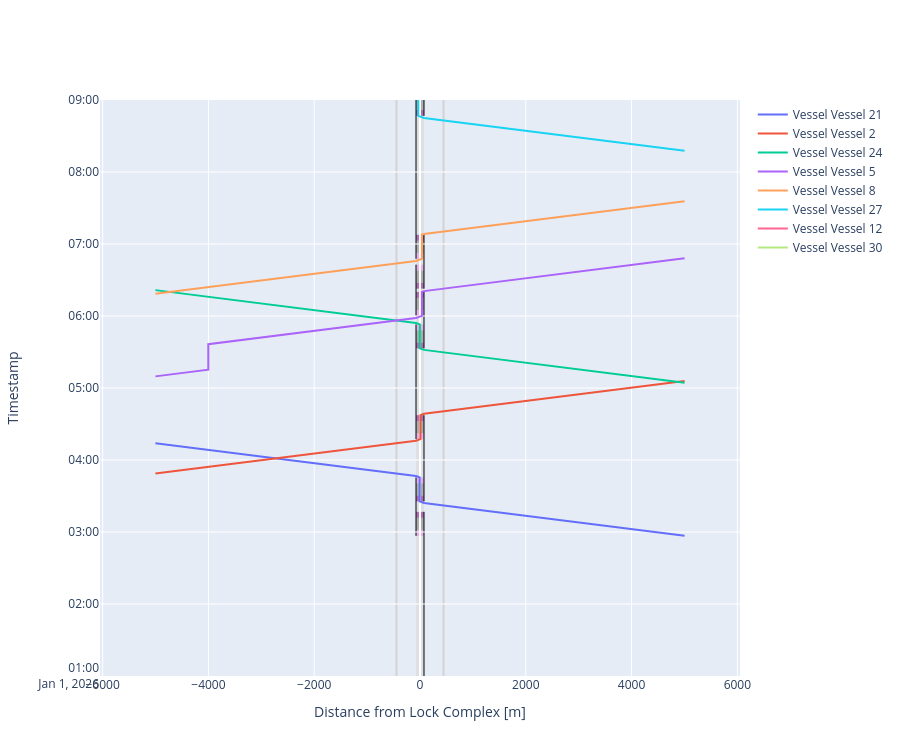

Here is the notebook cell this chart was saved with:
### Code cell
# We can plot the time-distance diagram
fig = lock_chamber_II.plot(xlimmin = -6050, 
                           xlimmax = 6050,
                           ylimmin = pd.Timestamp('2026-01-01 01:00:00'),
                           ylimmax = pd.Timestamp('2026-01-01 09:00:00'),
                           method='Plotly')

fig.update_layout(height=cm_to_pixels(20))

### Figure 1 — Plotly figure (JSON) as saved in the notebook; plotly's stock layout.template omitted (floating-point values rounded to 4 significant figures)
{"data": [{"hovertemplate": "Vessel: Vessel 21<br>Distance: %{x:.2f}<br>Time: %{y|%Y-%m-%d %H:%M:%S}<extra></extra>", "line": {"color": "#636EFA", "width": 2}, "mode": "lines", "name": "Vessel Vessel 21", "type": "scatter", "x": [5002.0, 4002.0, 75.0, 75.0, -5.397, -5.397, -5.397, -5.397, -5.397, -5.397, -5.397, -5.397, -75.0, -75.0, -445.0, -5002.0], "xaxis": "x", "y": ["2026-01-01T02:56:48.572846", "2026-01-01T03:02:21.906179", "2026-01-01T03:24:11.070772", "2026-01-01T03:24:11.070772", "2026-01-01T03:25:29.210847", "2026-01-01T03:25:29.210847", "2026-01-01T03:30:29.210847", "2026-01-01T03:30:29.210847", "2026-01-01T03:40:29.210847", "2026-01-01T03:40:29.210847", "2026-01-01T03:45:29.210847", "2026-01-01T03:45:29.210847", "2026-01-01T03:46:36.859109", "2026-01-01T03:46:36.859109", "2026-01-01T03:48:40.192443", "2026-01-01T04:13:59.357036"], "yaxis": "y"}, {"hovertemplate": "Vessel: Vessel 2<br>Distance: %{x:.2f}<br>Time: %{y|%Y-%m-%d %H:%M:%S}<extra></extra>", "line": {"color": "#EF553B", "width": 2}, "mode": "lines", "name": "Vessel Vessel 2", "type": "scatter", "x": [-5002.0, -4002.0, -75.0, -75.0, 6.728, 6.728, 6.728, 6.728, 6.728, 6.728, 6.728, 6.728, 75.0, 75.0, 445.0, 5002.0], "xaxis": "x", "y": ["2026-01-01T03:48:39.775284", "2026-01-01T03:54:13.108617", "2026-01-01T04:16:02.273211", "2026-01-01T04:16:02.273211", "2026-01-01T04:17:21.706163", "2026-01-01T04:17:21.706163", "2026-01-01T04:22:21.706163", "2026-01-01T04:22:21.706163", "2026-01-01T04:32:21.706163", "2026-01-01T04:32:21.706163", "2026-01-01T04:37:21.706163", "2026-01-01T04:37:21.706163", "2026-01-01T04:38:28.061548", "2026-01-01T04:38:28.061548", "2026-01-01T04:40:31.394881", "2026-01-01T05:05:50.559475"], "yaxis": "y"}, {"hovertemplate": "Vessel: Vessel 24<br>Distance: %{x:.2f}<br>Time: %{y|%Y-%m-%d %H:%M:%S}<extra></extra>", "line": {"color": "#00CC96", "width": 2}, "mode": "lines", "name": "Vessel Vessel 24", "type": "scatter", "x": [5002.0, 4002.0, 75.0, 75.0, -2.159, -2.159, -2.159, -2.159, -2.159, -2.159, -2.159, -2.159, -75.0, -75.0, -445.0, -5002.0], "xaxis": "x", "y": ["2026-01-01T05:04:22.847493", "2026-01-01T05:09:56.180826", "2026-01-01T05:31:45.345419", "2026-01-01T05:31:45.345419", "2026-01-01T05:33:00.337698", "2026-01-01T05:33:00.337698", "2026-01-01T05:38:00.337698", "2026-01-01T05:38:00.337698", "2026-01-01T05:48:00.337698", "2026-01-01T05:48:00.337698", "2026-01-01T05:53:00.337698", "2026-01-01T05:53:00.337698", "2026-01-01T05:54:11.133757", "2026-01-01T05:54:11.133757", "2026-01-01T05:56:14.467090", "2026-01-01T06:21:33.631684"], "yaxis": "y"}, {"hovertemplate": "Vessel: Vessel 5<br>Distance: %{x:.2f}<br>Time: %{y|%Y-%m-%d %H:%M:%S}<extra></extra>", "line": {"color": "#AB63FA", "width": 2}, "mode": "lines", "name": "Vessel Vessel 5", "type": "scatter", "x": [-5002.0, -4002.0, -4002.0, -4002.0, -75.0, -75.0, 35.53, 35.53, 35.53, 35.53, 35.53, 35.53, 35.53, 35.53, 75.0, 75.0, 445.0, 5002.0], "xaxis": "x", "y": ["2026-01-01T05:09:41.381390", "2026-01-01T05:15:14.714723", "2026-01-01T05:36:28.635830", "2026-01-01T05:36:28.635830", "2026-01-01T05:58:17.800424", "2026-01-01T05:58:17.800424", "2026-01-01T06:00:05.228455", "2026-01-01T06:00:05.228455", "2026-01-01T06:05:05.228455", "2026-01-01T06:05:05.228455", "2026-01-01T06:15:05.228455", "2026-01-01T06:15:05.228455", "2026-01-01T06:20:05.228455", "2026-01-01T06:20:05.228455", "2026-01-01T06:20:43.588761", "2026-01-01T06:20:43.588761", "2026-01-01T06:22:46.922094", "2026-01-01T06:48:06.086688"], "yaxis": "y"}, {"hovertemplate": "Vessel: Vessel 8<br>Distance: %{x:.2f}<br>Time: %{y|%Y-%m-%d %H:%M:%S}<extra></extra>", "line": {"color": "#FFA15A", "width": 2}, "mode": "lines", "name": "Vessel Vessel 8", "type": "scatter", "x": [-5002.0, -4002.0, -75.0, -75.0, 36.08, 36.08, 36.08, 36.08, 36.08, 36.08, 36.08, 36.08, 75.0, 75.0, 445.0, 5002.0], "xaxis": "x", "y": ["2026-01-01T06:18:28.836208", "2026-01-01T06:24:02.169541", "2026-01-01T06:45:51.334134", "2026-01-01T06:45:51.334134", "2026-01-01T06:47:39.292975", "2026-01-01T06:47:39.292976", "2026-01-01T06:52:39.292976", "2026-01-01T06:52:39.292976", "2026-01-01T07:02:39.292976", "2026-01-01T07:02:39.292976", "2026-01-01T07:07:39.292976", "2026-01-01T07:07:39.292976", "2026-01-01T07:08:17.122472", "2026-01-01T07:08:17.122472", "2026-01-01T07:10:20.455805", "2026-01-01T07:35:39.620399"], "yaxis": "y"}, {"hovertemplate": "Vessel: Vessel 27<br>Distance: %{x:.2f}<br>Time: %{y|%Y-%m-%d %H:%M:%S}<extra></extra>", "line": {"color": "#19D3F3", "width": 2}, "mode": "lines", "name": "Vessel Vessel 27", "type": "scatter", "x": [5002.0, 4002.0, 75.0, 75.0, -32.18, -32.18, -32.18, -32.18, -32.18, -32.18, -32.18, -32.18, -75.0, -75.0, -445.0, -5002.0], "xaxis": "x", "y": ["2026-01-01T08:17:42.565904", "2026-01-01T08:23:15.899237", "2026-01-01T08:45:05.063830", "2026-01-01T08:45:05.063830", "2026-01-01T08:46:49.236613", "2026-01-01T08:46:49.236613", "2026-01-01T08:51:49.236613", "2026-01-01T08:51:49.236613", "2026-01-01T09:01:49.236613", "2026-01-01T09:01:49.236613", "2026-01-01T09:06:49.236613", "2026-01-01T09:06:49.236613", "2026-01-01T09:07:30.852167", "2026-01-01T09:07:30.852167", "2026-01-01T09:09:34.185501", "2026-01-01T09:34:53.350094"], "yaxis": "y"}, {"hovertemplate": "Vessel: Vessel 12<br>Distance: %{x:.2f}<br>Time: %{y|%Y-%m-%d %H:%M:%S}<extra></extra>", "line": {"color": "#FF6692", "width": 2}, "mode": "lines", "name": "Vessel Vessel 12", "type": "scatter", "x": [-5002.0, -4002.0, -75.0, -75.0, 8.86, 8.86, 8.86, 8.86, 8.86, 8.86, 8.86, 8.86, 75.0, 75.0, 445.0, 5002.0], "xaxis": "x", "y": ["2026-01-01T09:12:07.119979", "2026-01-01T09:17:40.453312", "2026-01-01T09:39:29.617905", "2026-01-01T09:39:29.617905", "2026-01-01T09:40:51.123670", "2026-01-01T09:40:51.123670", "2026-01-01T09:45:51.123670", "2026-01-01T09:45:51.123670", "2026-01-01T09:55:51.123670", "2026-01-01T09:55:51.123670", "2026-01-01T10:00:51.123670", "2026-01-01T10:00:51.123670", "2026-01-01T10:01:55.406243", "2026-01-01T10:01:55.406243", "2026-01-01T10:03:58.739576", "2026-01-01T10:29:17.904170"], "yaxis": "y"}, {"hovertemplate": "Vessel: Vessel 30<br>Distance: %{x:.2f}<br>Time: %{y|%Y-%m-%d %H:%M:%S}<extra></extra>", "line": {"color": "#B6E880", "width": 2}, "mode": "lines", "name": "Vessel Vessel 30", "type": "scatter", "x": [5002.0, 4002.0, 75.0, 75.0, -10.98, -10.98, -10.98, -10.98, -10.98, -10.98, -10.98, -10.98, -75.0, -75.0, -445.0, -5002.0], "xaxis": "x", "y": ["2026-01-01T10:14:11.646349", "2026-01-01T10:19:44.979682", "2026-01-01T10:41:34.144275", "2026-01-01T10:41:34.144275", "2026-01-01T10:42:57.712372", "2026-01-01T10:42:57.712372", "2026-01-01T10:47:57.712372", "2026-01-01T10:47:57.712372", "2026-01-01T10:57:57.712372", "2026-01-01T10:57:57.712372", "2026-01-01T11:02:57.712372", "2026-01-01T11:02:57.712372", "2026-01-01T11:03:59.932613", "2026-01-01T11:03:59.932613", "2026-01-01T11:06:03.265946", "2026-01-01T11:31:22.430540"], "yaxis": "y"}], "layout": {"height": 756, "shapes": [{"fillcolor": "lightgrey", "layer": "below", "line": {"width": 0}, "name": "Lock Geometry", "opacity": 0.5, "type": "rect", "x0": -75, "x1": 75, "y0": "2026-01-01T01:00:00", "y1": "2026-01-01T09:00:00"}, {"fillcolor": "violet", "layer": "below", "line": {"width": 0}, "name": "Lock gate closing", "opacity": 0.5, "type": "rect", "x0": -75, "x1": 75, "xref": "x", "y0": "2026-01-01T02:56:48.572846", "y1": "2026-01-01T03:01:48.572846", "yref": "y"}, {"fillcolor": "grey", "layer": "below", "line": {"width": 0}, "name": "Lock levelling", "opacity": 0.5, "type": "rect", "x0": -75, "x1": 75, "xref": "x", "y0": "2026-01-01T03:01:48.572846", "y1": "2026-01-01T03:11:48.572846", "yref": "y"}, {"fillcolor": "purple", "layer": "below", "line": {"width": 0}, "name": "Lock gate opening", "opacity": 0.5, "type": "rect", "x0": -75, "x1": 75, "xref": "x", "y0": "2026-01-01T03:11:48.572846", "y1": "2026-01-01T03:16:48.572846", "yref": "y"}, {"fillcolor": "purple", "layer": "below", "line": {"width": 0}, "name": "Lock gate closing", "opacity": 0.5, "type": "rect", "x0": -75, "x1": 75, "xref": "x", "y0": "2026-01-01T03:25:29.210847", "y1": "2026-01-01T03:30:29.210847", "yref": "y"}, {"fillcolor": "grey", "layer": "below", "line": {"width": 0}, "name": "Lock levelling", "opacity": 0.5, "type": "rect", "x0": -75, "x1": 75, "xref": "x", "y0": "2026-01-01T03:30:29.210847", "y1": "2026-01-01T03:40:29.210847", "yref": "y"}, {"fillcolor": "violet", "layer": "below", "line": {"width": 0}, "name": "Lock gate opening", "opacity": 0.5, "type": "rect", "x0": -75, "x1": 75, "xref": "x", "y0": "2026-01-01T03:40:29.210847", "y1": "2026-01-01T03:45:29.210847", "yref": "y"}, {"fillcolor": "violet", "layer": "below", "line": {"width": 0}, "name": "Lock gate closing", "opacity": 0.5, "type": "rect", "x0": -75, "x1": 75, "xref": "x", "y0": "2026-01-01T04:17:21.706163", "y1": "2026-01-01T04:22:21.706163", "yref": "y"}, {"fillcolor": "grey", "layer": "below", "line": {"width": 0}, "name": "Lock levelling", "opacity": 0.5, "type": "rect", "x0": -75, "x1": 75, "xref": "x", "y0": "2026-01-01T04:22:21.706163", "y1": "2026-01-01T04:32:21.706163", "yref": "y"}, {"fillcolor": "purple", "layer": "below", "line": {"width": 0}, "name": "Lock gate opening", "opacity": 0.5, "type": "rect", "x0": -75, "x1": 75, "xref": "x", "y0": "2026-01-01T04:32:21.706163", "y1": "2026-01-01T04:37:21.706163", "yref": "y"}, {"fillcolor": "purple", "layer": "below", "line": {"width": 0}, "name": "Lock gate closing", "opacity": 0.5, "type": "rect", "x0": -75, "x1": 75, "xref": "x", "y0": "2026-01-01T05:33:00.337698", "y1": "2026-01-01T05:38:00.337698", "yref": "y"}, {"fillcolor": "grey", "layer": "below", "line": {"width": 0}, "name": "Lock levelling", "opacity": 0.5, "type": "rect", "x0": -75, "x1": 75, "xref": "x", "y0": "2026-01-01T05:38:00.337698", "y1": "2026-01-01T05:48:00.337698", "yref": "y"}, {"fillcolor": "violet", "layer": "below", "line": {"width": 0}, "name": "Lock gate opening", "opacity": 0.5, "type": "rect", "x0": -75, "x1": 75, "xref": "x", "y0": "2026-01-01T05:48:00.337698", "y1": "2026-01-01T05:53:00.337698", "yref": "y"}, {"fillcolor": "violet", "layer": "below", "line": {"width": 0}, "name": "Lock gate closing", "opacity": 0.5, "type": "rect", "x0": -75, "x1": 75, "xref": "x", "y0": "2026-01-01T06:00:05.228455", "y1": "2026-01-01T06:05:05.228455", "yref": "y"}, {"fillcolor": "grey", "layer": "below", "line": {"width": 0}, "name": "Lock levelling", "opacity": 0.5, "type": "rect", "x0": -75, "x1": 75, "xref": "x", "y0": "2026-01-01T06:05:05.228455", "y1": "2026-01-01T06:15:05.228455", "yref": "y"}, {"fillcolor": "purple", "layer": "below", "line": {"width": 0}, "name": "Lock gate opening", "opacity": 0.5, "type": "rect", "x0": -75, "x1": 75, "xref": "x", "y0": "2026-01-01T06:15:05.228455", "y1": "2026-01-01T06:20:05.228455", "yref": "y"}, {"fillcolor": "purple", "layer": "below", "line": {"width": 0}, "name": "Lock gate closing", "opacity": 0.5, "type": "rect", "x0": -75, "x1": 75, "xref": "x", "y0": "2026-01-01T06:22:46.922094", "y1": "2026-01-01T06:27:46.922094", "yref": "y"}, {"fillcolor": "grey", "layer": "below", "line": {"width": 0}, "name": "Lock levelling", "opacity": 0.5, "type": "rect", "x0": -75, "x1": 75, "xref": "x", "y0": "2026-01-01T06:27:46.922094", "y1": "2026-01-01T06:37:46.922094", "yref": "y"}, {"fillcolor": "violet", "layer": "below", "line": {"width": 0}, "name": "Lock gate opening", "opacity": 0.5, "type": "rect", "x0": -75, "x1": 75, "xref": "x", "y0": "2026-01-01T06:37:46.922094", "y1": "2026-01-01T06:42:46.922094", "yref": "y"}, {"fillcolor": "violet", "layer": "below", "line": {"width": 0}, "name": "Lock gate closing", "opacity": 0.5, "type": "rect", "x0": -75, "x1": 75, "xref": "x", "y0": "2026-01-01T06:47:39.292976", "y1": "2026-01-01T06:52:39.292976", "yref": "y"}, {"fillcolor": "grey", "layer": "below", "line": {"width": 0}, "name": "Lock levelling", "opacity": 0.5, "type": "rect", "x0": -75, "x1": 75, "xref": "x", "y0": "2026-01-01T06:52:39.292976", "y1": "2026-01-01T07:02:39.292976", "yref": "y"}, {"fillcolor": "purple", "layer": "below", "line": {"width": 0}, "name": "Lock gate opening", "opacity": 0.5, "type": "rect", "x0": -75, "x1": 75, "xref": "x", "y0": "2026-01-01T07:02:39.292976", "y1": "2026-01-01T07:07:39.292976", "yref": "y"}, {"fillcolor": "purple", "layer": "below", "line": {"width": 0}, "name": "Lock gate closing", "opacity": 0.5, "type": "rect", "x0": -75, "x1": 75, "xref": "x", "y0": "2026-01-01T08:46:49.236613", "y1": "2026-01-01T08:51:49.236613", "yref": "y"}, {"fillcolor": "grey", "layer": "below", "line": {"width": 0}, "name": "Lock levelling", "opacity": 0.5, "type": "rect", "x0": -75, "x1": 75, "xref": "x", "y0": "2026-01-01T08:51:49.236613", "y1": "2026-01-01T09:01:49.236613", "yref": "y"}, {"fillcolor": "violet", "layer": "below", "line": {"width": 0}, "name": "Lock gate opening", "opacity": 0.5, "type": "rect", "x0": -75, "x1": 75, "xref": "x", "y0": "2026-01-01T09:01:49.236613", "y1": "2026-01-01T09:06:49.236613", "yref": "y"}, {"fillcolor": "violet", "layer": "below", "line": {"width": 0}, "name": "Lock gate closing", "opacity": 0.5, "type": "rect", "x0": -75, "x1": 75, "xref": "x", "y0": "2026-01-01T09:40:51.123670", "y1": "2026-01-01T09:45:51.123670", "yref": "y"}, {"fillcolor": "grey", "layer": "below", "line": {"width": 0}, "name": "Lock levelling", "opacity": 0.5, "type": "rect", "x0": -75, "x1": 75, "xref": "x", "y0": "2026-01-01T09:45:51.123670", "y1": "2026-01-01T09:55:51.123670", "yref": "y"}, {"fillcolor": "purple", "layer": "below", "line": {"width": 0}, "name": "Lock gate opening", "opacity": 0.5, "type": "rect", "x0": -75, "x1": 75, "xref": "x", "y0": "2026-01-01T09:55:51.123670", "y1": "2026-01-01T10:00:51.123670", "yref": "y"}, {"fillcolor": "purple", "layer": "below", "line": {"width": 0}, "name": "Lock gate closing", "opacity": 0.5, "type": "rect", "x0": -75, "x1": 75, "xref": "x", "y0": "2026-01-01T10:42:57.712372", "y1": "2026-01-01T10:47:57.712372", "yref": "y"}, {"fillcolor": "grey", "layer": "below", "line": {"width": 0}, "name": "Lock levelling", "opacity": 0.5, "type": "rect", "x0": -75, "x1": 75, "xref": "x", "y0": "2026-01-01T10:47:57.712372", "y1": "2026-01-01T10:57:57.712372", "yref": "y"}, {"fillcolor": "violet", "layer": "below", "line": {"width": 0}, "name": "Lock gate opening", "opacity": 0.5, "type": "rect", "x0": -75, "x1": 75, "xref": "x", "y0": "2026-01-01T10:57:57.712372", "y1": "2026-01-01T11:02:57.712372", "yref": "y"}, {"fillcolor": "violet", "layer": "below", "line": {"width": 0}, "name": "Lock gate closing", "opacity": 0.5, "type": "rect", "x0": -75, "x1": 75, "xref": "x", "y0": "2026-01-01T11:56:47.205101", "y1": "2026-01-01T12:01:47.205101", "yref": "y"}, {"fillcolor": "grey", "layer": "below", "line": {"width": 0}, "name": "Lock levelling", "opacity": 0.5, "type": "rect", "x0": -75, "x1": 75, "xref": "x", "y0": "2026-01-01T12:01:47.205101", "y1": "2026-01-01T12:11:47.205101", "yref": "y"}, {"fillcolor": "purple", "layer": "below", "line": {"width": 0}, "name": "Lock gate opening", "opacity": 0.5, "type": "rect", "x0": -75, "x1": 75, "xref": "x", "y0": "2026-01-01T12:11:47.205101", "y1": "2026-01-01T12:16:47.205101", "yref": "y"}, {"fillcolor": "purple", "layer": "below", "line": {"width": 0}, "name": "Lock gate closing", "opacity": 0.5, "type": "rect", "x0": -75, "x1": 75, "xref": "x", "y0": "2026-01-01T12:23:06.281116", "y1": "2026-01-01T12:28:06.281116", "yref": "y"}, {"fillcolor": "grey", "layer": "below", "line": {"width": 0}, "name": "Lock levelling", "opacity": 0.5, "type": "rect", "x0": -75, "x1": 75, "xref": "x", "y0": "2026-01-01T12:28:06.281116", "y1": "2026-01-01T12:38:06.281116", "yref": "y"}, {"fillcolor": "violet", "layer": "below", "line": {"width": 0}, "name": "Lock gate opening", "opacity": 0.5, "type": "rect", "x0": -75, "x1": 75, "xref": "x", "y0": "2026-01-01T12:38:06.281116", "y1": "2026-01-01T12:43:06.281116", "yref": "y"}, {"fillcolor": "violet", "layer": "below", "line": {"width": 0}, "name": "Lock gate closing", "opacity": 0.5, "type": "rect", "x0": -75, "x1": 75, "xref": "x", "y0": "2026-01-01T12:49:26.938023", "y1": "2026-01-01T12:54:26.938023", "yref": "y"}, {"fillcolor": "grey", "layer": "below", "line": {"width": 0}, "name": "Lock levelling", "opacity": 0.5, "type": "rect", "x0": -75, "x1": 75, "xref": "x", "y0": "2026-01-01T12:54:26.938023", "y1": "2026-01-01T13:04:26.938023", "yref": "y"}, {"fillcolor": "purple", "layer": "below", "line": {"width": 0}, "name": "Lock gate opening", "opacity": 0.5, "type": "rect", "x0": -75, "x1": 75, "xref": "x", "y0": "2026-01-01T13:04:26.938023", "y1": "2026-01-01T13:09:26.938023", "yref": "y"}, {"fillcolor": "purple", "layer": "below", "line": {"width": 0}, "name": "Lock gate closing", "opacity": 0.5, "type": "rect", "x0": -75, "x1": 75, "xref": "x", "y0": "2026-01-01T13:38:52.249408", "y1": "2026-01-01T13:43:52.249408", "yref": "y"}, {"fillcolor": "grey", "layer": "below", "line": {"width": 0}, "name": "Lock levelling", "opacity": 0.5, "type": "rect", "x0": -75, "x1": 75, "xref": "x", "y0": "2026-01-01T13:43:52.249408", "y1": "2026-01-01T13:53:52.249408", "yref": "y"}, {"fillcolor": "violet", "layer": "below", "line": {"width": 0}, "name": "Lock gate opening", "opacity": 0.5, "type": "rect", "x0": -75, "x1": 75, "xref": "x", "y0": "2026-01-01T13:53:52.249408", "y1": "2026-01-01T13:58:52.249408", "yref": "y"}, {"fillcolor": "violet", "layer": "below", "line": {"width": 0}, "name": "Lock gate closing", "opacity": 0.5, "type": "rect", "x0": -75, "x1": 75, "xref": "x", "y0": "2026-01-01T14:44:50.759078", "y1": "2026-01-01T14:49:50.759078", "yref": "y"}, {"fillcolor": "grey", "layer": "below", "line": {"width": 0}, "name": "Lock levelling", "opacity": 0.5, "type": "rect", "x0": -75, "x1": 75, "xref": "x", "y0": "2026-01-01T14:49:50.759078", "y1": "2026-01-01T14:59:50.759078", "yref": "y"}, {"fillcolor": "purple", "layer": "below", "line": {"width": 0}, "name": "Lock gate opening", "opacity": 0.5, "type": "rect", "x0": -75, "x1": 75, "xref": "x", "y0": "2026-01-01T14:59:50.759078", "y1": "2026-01-01T15:04:50.759078", "yref": "y"}, {"fillcolor": "purple", "layer": "below", "line": {"width": 0}, "name": "Lock gate closing", "opacity": 0.5, "type": "rect", "x0": -75, "x1": 75, "xref": "x", "y0": "2026-01-01T15:13:57.216793", "y1": "2026-01-01T15:18:57.216793", "yref": "y"}, {"fillcolor": "grey", "layer": "below", "line": {"width": 0}, "name": "Lock levelling", "opacity": 0.5, "type": "rect", "x0": -75, "x1": 75, "xref": "x", "y0": "2026-01-01T15:18:57.216793", "y1": "2026-01-01T15:28:57.216793", "yref": "y"}, {"fillcolor": "violet", "layer": "below", "line": {"width": 0}, "name": "Lock gate opening", "opacity": 0.5, "type": "rect", "x0": -75, "x1": 75, "xref": "x", "y0": "2026-01-01T15:28:57.216793", "y1": "2026-01-01T15:33:57.216793", "yref": "y"}, {"fillcolor": "darkgrey", "layer": "below", "line": {"width": 0}, "name": "Doors closed", "opacity": 0.5, "type": "rect", "x0": -75, "x1": 75, "xref": "x", "y0": "2026-01-01T03:01:48.572846", "y1": "2026-01-01T03:11:48.572846", "yref": "y"}, {"fillcolor": "darkgrey", "layer": "below", "line": {"width": 0}, "name": "Doors closed", "opacity": 0.5, "type": "rect", "x0": -75, "x1": 75, "xref": "x", "y0": "2026-01-01T03:30:29.210847", "y1": "2026-01-01T03:40:29.210847", "yref": "y"}, {"fillcolor": "darkgrey", "layer": "below", "line": {"width": 0}, "name": "Doors closed", "opacity": 0.5, "type": "rect", "x0": -75, "x1": 75, "xref": "x", "y0": "2026-01-01T04:22:21.706163", "y1": "2026-01-01T04:32:21.706163", "yref": "y"}, {"fillcolor": "darkgrey", "layer": "below", "line": {"width": 0}, "name": "Doors closed", "opacity": 0.5, "type": "rect", "x0": -75, "x1": 75, "xref": "x", "y0": "2026-01-01T05:38:00.337698", "y1": "2026-01-01T05:48:00.337698", "yref": "y"}, {"fillcolor": "darkgrey", "layer": "below", "line": {"width": 0}, "name": "Doors closed", "opacity": 0.5, "type": "rect", "x0": -75, "x1": 75, "xref": "x", "y0": "2026-01-01T06:05:05.228455", "y1": "2026-01-01T06:15:05.228455", "yref": "y"}, {"fillcolor": "darkgrey", "layer": "below", "line": {"width": 0}, "name": "Doors closed", "opacity": 0.5, "type": "rect", "x0": -75, "x1": 75, "xref": "x", "y0": "2026-01-01T06:27:46.922094", "y1": "2026-01-01T06:37:46.922094", "yref": "y"}, {"fillcolor": "darkgrey", "layer": "below", "line": {"width": 0}, "name": "Doors closed", "opacity": 0.5, "type": "rect", "x0": -75, "x1": 75, "xref": "x", "y0": "2026-01-01T06:52:39.292976", "y1": "2026-01-01T06:52:39.292976", "yref": "y"}, {"fillcolor": "darkgrey", "layer": "below", "line": {"width": 0}, "name": "Doors closed", "opacity": 0.5, "type": "rect", "x0": -75, "x1": 75, "xref": "x", "y0": "2026-01-01T09:00:00", "y1": "2026-01-01T09:01:49.236613", "yref": "y"}, {"fillcolor": "darkgrey", "layer": "below", "line": {"width": 0}, "name": "Doors closed", "opacity": 0.5, "type": "rect", "x0": -75, "x1": 75, "xref": "x", "y0": "2026-01-01T09:45:51.123670", "y1": "2026-01-01T09:55:51.123670", "yref": "y"}, {"fillcolor": "darkgrey", "layer": "below", "line": {"width": 0}, "name": "Doors closed", "opacity": 0.5, "type": "rect", "x0": -75, "x1": 75, "xref": "x", "y0": "2026-01-01T10:47:57.712372", "y1": "2026-01-01T10:57:57.712372", "yref": "y"}, {"fillcolor": "darkgrey", "layer": "below", "line": {"width": 0}, "name": "Doors closed", "opacity": 0.5, "type": "rect", "x0": -75, "x1": 75, "xref": "x", "y0": "2026-01-01T12:01:47.205101", "y1": "2026-01-01T12:11:47.205101", "yref": "y"}, {"fillcolor": "darkgrey", "layer": "below", "line": {"width": 0}, "name": "Doors closed", "opacity": 0.5, "type": "rect", "x0": -75, "x1": 75, "xref": "x", "y0": "2026-01-01T12:28:06.281116", "y1": "2026-01-01T12:38:06.281116", "yref": "y"}, {"fillcolor": "darkgrey", "layer": "below", "line": {"width": 0}, "name": "Doors closed", "opacity": 0.5, "type": "rect", "x0": -75, "x1": 75, "xref": "x", "y0": "2026-01-01T12:54:26.938023", "y1": "2026-01-01T13:04:26.938023", "yref": "y"}, {"fillcolor": "darkgrey", "layer": "below", "line": {"width": 0}, "name": "Doors closed", "opacity": 0.5, "type": "rect", "x0": -75, "x1": 75, "xref": "x", "y0": "2026-01-01T13:43:52.249408", "y1": "2026-01-01T13:53:52.249408", "yref": "y"}, {"fillcolor": "darkgrey", "layer": "below", "line": {"width": 0}, "name": "Doors closed", "opacity": 0.5, "type": "rect", "x0": -75, "x1": 75, "xref": "x", "y0": "2026-01-01T14:49:50.759078", "y1": "2026-01-01T14:59:50.759078", "yref": "y"}, {"fillcolor": "darkgrey", "layer": "below", "line": {"width": 0}, "name": "Doors closed", "opacity": 0.5, "type": "rect", "x0": -75, "x1": 75, "xref": "x", "y0": "2026-01-01T15:18:57.216793", "y1": "2026-01-01T15:28:57.216793", "yref": "y"}, {"fillcolor": "black", "layer": "below", "line": {"color": "black"}, "opacity": 0.5, "type": "line", "x0": -75, "x1": -75, "xref": "x", "y0": "2026-01-01T02:56:48.572846", "y1": "2026-01-01T03:45:29.210847", "yref": "y"}, {"fillcolor": "black", "layer": "below", "line": {"color": "black"}, "opacity": 0.5, "type": "line", "x0": -75, "x1": -75, "xref": "x", "y0": "2026-01-01T04:17:21.706163", "y1": "2026-01-01T05:53:00.337698", "yref": "y"}, {"fillcolor": "black", "layer": "below", "line": {"color": "black"}, "opacity": 0.5, "type": "line", "x0": -75, "x1": -75, "xref": "x", "y0": "2026-01-01T06:00:05.228455", "y1": "2026-01-01T06:42:46.922094", "yref": "y"}, {"fillcolor": "black", "layer": "below", "line": {"color": "black"}, "opacity": 0.5, "type": "line", "x0": -75, "x1": -75, "xref": "x", "y0": "2026-01-01T06:47:39.292976", "y1": "2026-01-01T09:06:49.236613", "yref": "y"}, {"fillcolor": "black", "layer": "below", "line": {"color": "black"}, "opacity": 0.5, "type": "line", "x0": -75, "x1": -75, "xref": "x", "y0": "2026-01-01T09:40:51.123670", "y1": "2026-01-01T11:02:57.712372", "yref": "y"}, {"fillcolor": "black", "layer": "below", "line": {"color": "black"}, "opacity": 0.5, "type": "line", "x0": -75, "x1": -75, "xref": "x", "y0": "2026-01-01T11:56:47.205101", "y1": "2026-01-01T12:43:06.281116", "yref": "y"}, {"fillcolor": "black", "layer": "below", "line": {"color": "black"}, "opacity": 0.5, "type": "line", "x0": -75, "x1": -75, "xref": "x", "y0": "2026-01-01T12:49:26.938023", "y1": "2026-01-01T13:58:52.249408", "yref": "y"}, {"fillcolor": "black", "layer": "below", "line": {"color": "black"}, "opacity": 0.5, "type": "line", "x0": -75, "x1": -75, "xref": "x", "y0": "2026-01-01T14:44:50.759078", "y1": "2026-01-01T15:33:57.216793", "yref": "y"}, {"fillcolor": "black", "layer": "below", "line": {"color": "black"}, "opacity": 0.5, "type": "line", "x0": 75, "x1": 75, "xref": "x", "y0": "2026-01-01T01:00:00", "y1": "2026-01-01T03:16:48.572846", "yref": "y"}, {"fillcolor": "black", "layer": "below", "line": {"color": "black"}, "opacity": 0.5, "type": "line", "x0": 75, "x1": 75, "xref": "x", "y0": "2026-01-01T03:25:29.210847", "y1": "2026-01-01T04:37:21.706163", "yref": "y"}, {"fillcolor": "black", "layer": "below", "line": {"color": "black"}, "opacity": 0.5, "type": "line", "x0": 75, "x1": 75, "xref": "x", "y0": "2026-01-01T05:33:00.337698", "y1": "2026-01-01T06:20:05.228455", "yref": "y"}, {"fillcolor": "black", "layer": "below", "line": {"color": "black"}, "opacity": 0.5, "type": "line", "x0": 75, "x1": 75, "xref": "x", "y0": "2026-01-01T06:22:46.922094", "y1": "2026-01-01T07:07:39.292976", "yref": "y"}, {"fillcolor": "black", "layer": "below", "line": {"color": "black"}, "opacity": 0.5, "type": "line", "x0": 75, "x1": 75, "xref": "x", "y0": "2026-01-01T08:46:49.236613", "y1": "2026-01-01T10:00:51.123670", "yref": "y"}, {"fillcolor": "black", "layer": "below", "line": {"color": "black"}, "opacity": 0.5, "type": "line", "x0": 75, "x1": 75, "xref": "x", "y0": "2026-01-01T10:42:57.712372", "y1": "2026-01-01T12:16:47.205101", "yref": "y"}, {"fillcolor": "black", "layer": "below", "line": {"color": "black"}, "opacity": 0.5, "type": "line", "x0": 75, "x1": 75, "xref": "x", "y0": "2026-01-01T12:23:06.281116", "y1": "2026-01-01T13:09:26.938023", "yref": "y"}, {"fillcolor": "black", "layer": "below", "line": {"color": "black"}, "opacity": 0.5, "type": "line", "x0": 75, "x1": 75, "xref": "x", "y0": "2026-01-01T13:38:52.249408", "y1": "2026-01-01T15:04:50.759078", "yref": "y"}, {"fillcolor": "black", "layer": "below", "line": {"color": "black"}, "opacity": 0.5, "type": "line", "x0": 75, "x1": 75, "xref": "x", "y0": "2026-01-01T15:13:57.216793", "y1": "2026-01-01T09:00:00", "yref": "y"}, {"layer": "below", "line": {"color": "lightgrey"}, "type": "line", "x0": -445, "x1": -445, "xref": "x", "y0": 0, "y1": 1, "yref": "y domain"}, {"layer": "below", "line": {"color": "lightgrey"}, "type": "line", "x0": 445, "x1": 445, "xref": "x", "y0": 0, "y1": 1, "yref": "y domain"}], "showlegend": true, "xaxis": {"anchor": "y", "domain": [0, 1], "range": [-6050, 6050], "title": {"text": "Distance from Lock Complex [m]"}}, "yaxis": {"anchor": "x", "domain": [0, 1], "range": ["2026-01-01T01:00:00", "2026-01-01T09:00:00"], "title": {"text": "Timestamp"}}}}
